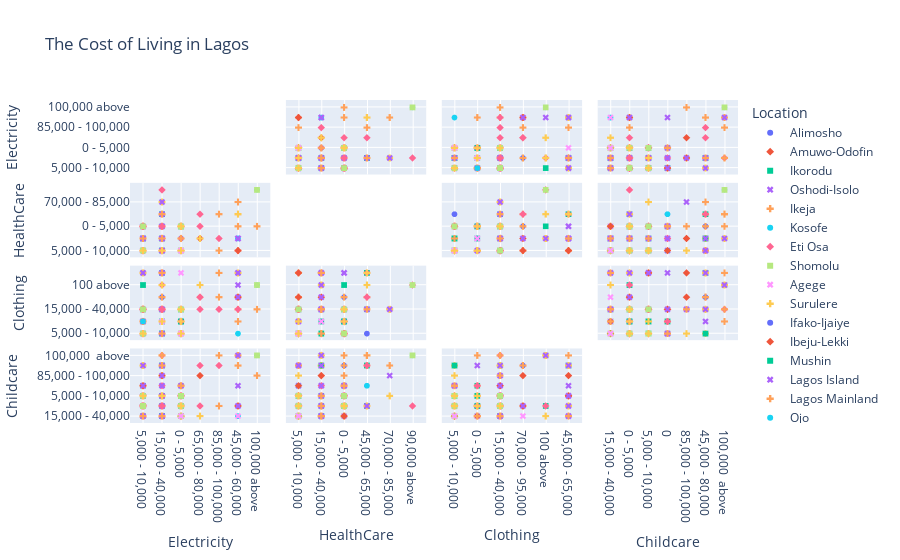

The notebook cell this image was saved under:
### Markdown cell above
Inference

From the above plot, Comparing Accommodation, Transportation, and Feeding indicators shows that the monthly cost of Feeding is higher than the cost of Accommodation and Transportation across various Local Government areas of lagos state. This means that earners spend a higher fraction of their Monthly income on Feeding. Also, the monthly cost of Accommodation is higher compared to the monthly cost of Transportation.

### Code cell
# Plotting a scatter matrix for Electricity, HealthCare, Clothing, and  "Childcare across areas in Lagos state

fig = px.scatter_matrix(cl_df,
    dimensions=["Electricity", "HealthCare", "Clothing", "Childcare"],
    color="Location", symbol="Location",
    title="The Cost of Living in Lagos",)
    
fig.update_traces(diagonal_visible=False)

fig.show()

### Figure 1 — Plotly figure (JSON) as saved in the notebook; plotly's stock layout.template omitted (floating-point values rounded to 4 significant figures)
{"data": [{"diagonal": {"visible": false}, "dimensions": [{"axis": {"matches": true}, "label": "Electricity", "values": ["5,000 - 10,000", "5,000 - 10,000", "5,000 - 10,000", "5,000 - 10,000", "5,000 - 10,000", "5,000 - 10,000", "15,000 - 40,000", "0 - 5,000", "15,000 - 40,000", "5,000 - 10,000", "0 - 5,000"]}, {"axis": {"matches": true}, "label": "HealthCare", "values": ["5,000 - 10,000", "15,000 - 40,000", "0 - 5,000", "5,000 - 10,000", "0 - 5,000", "5,000 - 10,000", "5,000 - 10,000", "0 - 5,000", "45,000 - 65,000", "5,000 - 10,000", "15,000 - 40,000"]}, {"axis": {"matches": true}, "label": "Clothing", "values": ["5,000 - 10,000", "0 - 5,000", "15,000 - 40,000", "5,000 - 10,000", "5,000 - 10,000", "5,000 - 10,000", "5,000 - 10,000", "0 - 5,000", "5,000 - 10,000", "5,000 - 10,000", "15,000 - 40,000"]}, {"axis": {"matches": true}, "label": "Childcare", "values": ["15,000 - 40,000", "15,000 - 40,000", "0 - 5,000", "0 - 5,000", "0 - 5,000", "0 - 5,000", "5,000 - 10,000", "0 - 5,000", 0, "0 - 5,000", "0 - 5,000"]}], "hovertemplate": "Location=Alimosho<br>%{xaxis.title.text}=%{x}<br>%{yaxis.title.text}=%{y}<extra></extra>", "legendgroup": "Alimosho", "marker": {"color": "#636efa", "symbol": "circle"}, "name": "Alimosho", "showlegend": true, "type": "splom"}, {"diagonal": {"visible": false}, "dimensions": [{"axis": {"matches": true}, "label": "Electricity", "values": ["0 - 5,000", "15,000 - 40,000", "65,000 - 80,000", "0 - 5,000", "0 - 5,000", "0 - 5,000", "0 - 5,000", "5,000 - 10,000", "0 - 5,000", "0 - 5,000", "5,000 - 10,000", "0 - 5,000", "0 - 5,000", "0 - 5,000"]}, {"axis": {"matches": true}, "label": "HealthCare", "values": ["0 - 5,000", "15,000 - 40,000", "15,000 - 40,000", "0 - 5,000", "15,000 - 40,000", "0 - 5,000", "5,000 - 10,000", "5,000 - 10,000", "5,000 - 10,000", "5,000 - 10,000", "0 - 5,000", "0 - 5,000", "5,000 - 10,000", "5,000 - 10,000"]}, {"axis": {"matches": true}, "label": "Clothing", "values": ["5,000 - 10,000", "15,000 - 40,000", "70,000 - 95,000", "0 - 5,000", "15,000 - 40,000", "0 - 5,000", "5,000 - 10,000", "5,000 - 10,000", "5,000 - 10,000", "5,000 - 10,000", "5,000 - 10,000", "15,000 - 40,000", "0 - 5,000", "5,000 - 10,000"]}, {"axis": {"matches": true}, "label": "Childcare", "values": ["0 - 5,000", "0 - 5,000", "85,000 - 100,000", "0 - 5,000", "0 - 5,000", "5,000 - 10,000", "15,000 - 40,000", "0 - 5,000", "15,000 - 40,000", "5,000 - 10,000", "0 - 5,000", "0 - 5,000", "0 - 5,000", "5,000 - 10,000"]}], "hovertemplate": "Location=Amuwo-Odofin<br>%{xaxis.title.text}=%{x}<br>%{yaxis.title.text}=%{y}<extra></extra>", "legendgroup": "Amuwo-Odofin", "marker": {"color": "#EF553B", "symbol": "diamond"}, "name": "Amuwo-Odofin", "showlegend": true, "type": "splom"}, {"diagonal": {"visible": false}, "dimensions": [{"axis": {"matches": true}, "label": "Electricity", "values": ["5,000 - 10,000", "5,000 - 10,000", "5,000 - 10,000", "5,000 - 10,000", "5,000 - 10,000", "15,000 - 40,000", "0 - 5,000", "5,000 - 10,000", "5,000 - 10,000", "15,000 - 40,000", "0 - 5,000", "0 - 5,000", "0 - 5,000", "0 - 5,000", "0 - 5,000", "15,000 - 40,000", "0 - 5,000", "5,000 - 10,000", "15,000 - 40,000", "15,000 - 40,000", "5,000 - 10,000", "0 - 5,000", "15,000 - 40,000", "0 - 5,000", "0 - 5,000"]}, {"axis": {"matches": true}, "label": "HealthCare", "values": ["5,000 - 10,000", "0 - 5,000", "5,000 - 10,000", "15,000 - 40,000", "0 - 5,000", "45,000 - 65,000", "0 - 5,000", "0 - 5,000", "0 - 5,000", "15,000 - 40,000", "0 - 5,000", "5,000 - 10,000", "5,000 - 10,000", "0 - 5,000", "5,000 - 10,000", "45,000 - 65,000", "5,000 - 10,000", "15,000 - 40,000", "15,000 - 40,000", "15,000 - 40,000", "5,000 - 10,000", "0 - 5,000", "5,000 - 10,000", "0 - 5,000", "0 - 5,000"]}, {"axis": {"matches": true}, "label": "Clothing", "values": ["15,000 - 40,000", "100 above", "5,000 - 10,000", "15,000 - 40,000", "5,000 - 10,000", "45,000 - 65,000", "5,000 - 10,000", "15,000 - 40,000", "0 - 5,000", "0 - 5,000", "0 - 5,000", "5,000 - 10,000", "15,000 - 40,000", "15,000 - 40,000", "15,000 - 40,000", "15,000 - 40,000", "5,000 - 10,000", "15,000 - 40,000", "5,000 - 10,000", "15,000 - 40,000", "15,000 - 40,000", "15,000 - 40,000", "15,000 - 40,000", "0 - 5,000", "5,000 - 10,000"]}, {"axis": {"matches": true}, "label": "Childcare", "values": ["0 - 5,000", "0 - 5,000", "0 - 5,000", "15,000 - 40,000", "0 - 5,000", "45,000 - 80,000", "0 - 5,000", "0 - 5,000", 0, "15,000 - 40,000", "0 - 5,000", "0 - 5,000", "15,000 - 40,000", "0 - 5,000", "5,000 - 10,000", "0 - 5,000", "0 - 5,000", "5,000 - 10,000", "0 - 5,000", "15,000 - 40,000", "5,000 - 10,000", "5,000 - 10,000", "15,000 - 40,000", "5,000 - 10,000", "5,000 - 10,000"]}], "hovertemplate": "Location=Ikorodu<br>%{xaxis.title.text}=%{x}<br>%{yaxis.title.text}=%{y}<extra></extra>", "legendgroup": "Ikorodu", "marker": {"color": "#00cc96", "symbol": "square"}, "name": "Ikorodu", "showlegend": true, "type": "splom"}, {"diagonal": {"visible": false}, "dimensions": [{"axis": {"matches": true}, "label": "Electricity", "values": ["5,000 - 10,000", "0 - 5,000", "15,000 - 40,000", "5,000 - 10,000", "5,000 - 10,000", "5,000 - 10,000", "0 - 5,000", "5,000 - 10,000", "5,000 - 10,000", "0 - 5,000"]}, {"axis": {"matches": true}, "label": "HealthCare", "values": ["0 - 5,000", "0 - 5,000", "5,000 - 10,000", "0 - 5,000", "5,000 - 10,000", "5,000 - 10,000", "5,000 - 10,000", "15,000 - 40,000", "15,000 - 40,000", "0 - 5,000"]}, {"axis": {"matches": true}, "label": "Clothing", "values": ["0 - 5,000", "0 - 5,000", "15,000 - 40,000", "45,000 - 65,000", "5,000 - 10,000", "5,000 - 10,000", "15,000 - 40,000", "15,000 - 40,000", "0 - 5,000", "0 - 5,000"]}, {"axis": {"matches": true}, "label": "Childcare", "values": ["0 - 5,000", "0 - 5,000", "15,000 - 40,000", "5,000 - 10,000", 0, "15,000 - 40,000", "15,000 - 40,000", "15,000 - 40,000", "0 - 5,000", "0 - 5,000"]}], "hovertemplate": "Location=Oshodi-Isolo<br>%{xaxis.title.text}=%{x}<br>%{yaxis.title.text}=%{y}<extra></extra>", "legendgroup": "Oshodi-Isolo", "marker": {"color": "#ab63fa", "symbol": "x"}, "name": "Oshodi-Isolo", "showlegend": true, "type": "splom"}, {"diagonal": {"visible": false}, "dimensions": [{"axis": {"matches": true}, "label": "Electricity", "values": ["15,000 - 40,000", "15,000 - 40,000", "5,000 - 10,000", "15,000 - 40,000", "85,000 - 100,000", "0 - 5,000", "0 - 5,000", "5,000 - 10,000", "0 - 5,000", "5,000 - 10,000", "5,000 - 10,000", "15,000 - 40,000", "45,000 - 60,000", "5,000 - 10,000", "15,000 - 40,000", "15,000 - 40,000", "45,000 - 60,000", "5,000 - 10,000", "15,000 - 40,000", "5,000 - 10,000", "15,000 - 40,000", "45,000 - 60,000", "45,000 - 60,000", "5,000 - 10,000", "0 - 5,000", "5,000 - 10,000", "0 - 5,000", "5,000 - 10,000", "85,000 - 100,000", "5,000 - 10,000", "5,000 - 10,000", "5,000 - 10,000", "5,000 - 10,000", "0 - 5,000", "0 - 5,000"]}, {"axis": {"matches": true}, "label": "HealthCare", "values": ["0 - 5,000", "15,000 - 40,000", "15,000 - 40,000", "15,000 - 40,000", "45,000 - 65,000", "0 - 5,000", "0 - 5,000", "15,000 - 40,000", "0 - 5,000", "5,000 - 10,000", "5,000 - 10,000", "5,000 - 10,000", "70,000 - 85,000", "0 - 5,000", "0 - 5,000", "5,000 - 10,000", "0 - 5,000", "0 - 5,000", "5,000 - 10,000", "5,000 - 10,000", "15,000 - 40,000", "45,000 - 65,000", "5,000 - 10,000", "5,000 - 10,000", "0 - 5,000", "5,000 - 10,000", "0 - 5,000", "5,000 - 10,000", "5,000 - 10,000", "0 - 5,000", "5,000 - 10,000", "5,000 - 10,000", "5,000 - 10,000", "5,000 - 10,000", "5,000 - 10,000"]}, {"axis": {"matches": true}, "label": "Clothing", "values": ["5,000 - 10,000", "15,000 - 40,000", "15,000 - 40,000", "5,000 - 10,000", "45,000 - 65,000", "0 - 5,000", "0 - 5,000", "5,000 - 10,000", "0 - 5,000", "15,000 - 40,000", "15,000 - 40,000", "15,000 - 40,000", "15,000 - 40,000", "5,000 - 10,000", "0 - 5,000", "45,000 - 65,000", "0 - 5,000", "0 - 5,000", "70,000 - 95,000", "15,000 - 40,000", "45,000 - 65,000", "70,000 - 95,000", "45,000 - 65,000", "15,000 - 40,000", "5,000 - 10,000", "15,000 - 40,000", "5,000 - 10,000", "15,000 - 40,000", "70,000 - 95,000", "5,000 - 10,000", "15,000 - 40,000", "15,000 - 40,000", "0 - 5,000", "5,000 - 10,000", "5,000 - 10,000"]}, {"axis": {"matches": true}, "label": "Childcare", "values": ["15,000 - 40,000", "15,000 - 40,000", "15,000 - 40,000", "0 - 5,000", "100,000  above", "0 - 5,000", "0 - 5,000", "15,000 - 40,000", "0 - 5,000", "0 - 5,000", "5,000 - 10,000", "15,000 - 40,000", "45,000 - 80,000", "5,000 - 10,000", "0 - 5,000", "5,000 - 10,000", "100,000  above", 0, "45,000 - 80,000", "5,000 - 10,000", "45,000 - 80,000", "45,000 - 80,000", "45,000 - 80,000", "0 - 5,000", "0 - 5,000", "15,000 - 40,000", "0 - 5,000", "15,000 - 40,000", "0 - 5,000", "0 - 5,000", "5,000 - 10,000", "5,000 - 10,000", "15,000 - 40,000", "0 - 5,000", "5,000 - 10,000"]}], "hovertemplate": "Location=Ikeja<br>%{xaxis.title.text}=%{x}<br>%{yaxis.title.text}=%{y}<extra></extra>", "legendgroup": "Ikeja", "marker": {"color": "#FFA15A", "symbol": "cross"}, "name": "Ikeja", "showlegend": true, "type": "splom"}, {"diagonal": {"visible": false}, "dimensions": [{"axis": {"matches": true}, "label": "Electricity", "values": ["5,000 - 10,000", "5,000 - 10,000", "5,000 - 10,000", "45,000 - 60,000", "5,000 - 10,000", "0 - 5,000", "0 - 5,000", "15,000 - 40,000", "0 - 5,000", "5,000 - 10,000", "5,000 - 10,000", "15,000 - 40,000", "5,000 - 10,000", "15,000 - 40,000", "100,000 above", "5,000 - 10,000", "5,000 - 10,000", "0 - 5,000", "0 - 5,000"]}, {"axis": {"matches": true}, "label": "HealthCare", "values": ["0 - 5,000", "5,000 - 10,000", "0 - 5,000", "15,000 - 40,000", "0 - 5,000", "0 - 5,000", "0 - 5,000", "45,000 - 65,000", "15,000 - 40,000", "0 - 5,000", "5,000 - 10,000", "0 - 5,000", "0 - 5,000", "0 - 5,000", "90,000 above", "0 - 5,000", "5,000 - 10,000", "0 - 5,000", "5,000 - 10,000"]}, {"axis": {"matches": true}, "label": "Clothing", "values": ["0 - 5,000", "15,000 - 40,000", "5,000 - 10,000", "5,000 - 10,000", "0 - 5,000", "0 - 5,000", "5,000 - 10,000", "15,000 - 40,000", "5,000 - 10,000", "5,000 - 10,000", "0 - 5,000", "5,000 - 10,000", "5,000 - 10,000", "15,000 - 40,000", "100 above", "5,000 - 10,000", "15,000 - 40,000", "0 - 5,000", "5,000 - 10,000"]}, {"axis": {"matches": true}, "label": "Childcare", "values": ["0 - 5,000", 0, "0 - 5,000", "15,000 - 40,000", "15,000 - 40,000", "15,000 - 40,000", "0 - 5,000", 0, "0 - 5,000", "0 - 5,000", "0 - 5,000", "15,000 - 40,000", 0, "15,000 - 40,000", "100,000  above", "0 - 5,000", "0 - 5,000", "0 - 5,000", "15,000 - 40,000"]}], "hovertemplate": "Location=Kosofe<br>%{xaxis.title.text}=%{x}<br>%{yaxis.title.text}=%{y}<extra></extra>", "legendgroup": "Kosofe", "marker": {"color": "#19d3f3", "symbol": "circle"}, "name": "Kosofe", "showlegend": true, "type": "splom"}, {"diagonal": {"visible": false}, "dimensions": [{"axis": {"matches": true}, "label": "Electricity", "values": ["15,000 - 40,000", "65,000 - 80,000", "15,000 - 40,000", "0 - 5,000", "0 - 5,000", "45,000 - 60,000", "0 - 5,000", "0 - 5,000", "15,000 - 40,000", "0 - 5,000", "15,000 - 40,000", "85,000 - 100,000", "15,000 - 40,000", "15,000 - 40,000", "5,000 - 10,000", "15,000 - 40,000", "5,000 - 10,000", "5,000 - 10,000", "65,000 - 80,000", "5,000 - 10,000", "15,000 - 40,000", "5,000 - 10,000", "15,000 - 40,000", "15,000 - 40,000", "5,000 - 10,000", "5,000 - 10,000", "5,000 - 10,000", "5,000 - 10,000", "15,000 - 40,000", "0 - 5,000"]}, {"axis": {"matches": true}, "label": "HealthCare", "values": ["5,000 - 10,000", "0 - 5,000", "5,000 - 10,000", "0 - 5,000", "0 - 5,000", "5,000 - 10,000", "15,000 - 40,000", "15,000 - 40,000", "90,000 above", "0 - 5,000", "45,000 - 65,000", "15,000 - 40,000", "15,000 - 40,000", "0 - 5,000", "0 - 5,000", "15,000 - 40,000", "5,000 - 10,000", "5,000 - 10,000", "45,000 - 65,000", "5,000 - 10,000", "5,000 - 10,000", "5,000 - 10,000", "5,000 - 10,000", "15,000 - 40,000", "0 - 5,000", "15,000 - 40,000", "0 - 5,000", "5,000 - 10,000", "15,000 - 40,000", "0 - 5,000"]}, {"axis": {"matches": true}, "label": "Clothing", "values": ["5,000 - 10,000", "15,000 - 40,000", "5,000 - 10,000", "0 - 5,000", "5,000 - 10,000", "15,000 - 40,000", "15,000 - 40,000", "15,000 - 40,000", "100 above", "0 - 5,000", "45,000 - 65,000", "15,000 - 40,000", "5,000 - 10,000", "0 - 5,000", "15,000 - 40,000", "15,000 - 40,000", "45,000 - 65,000", "15,000 - 40,000", "70,000 - 95,000", "15,000 - 40,000", "15,000 - 40,000", "0 - 5,000", "15,000 - 40,000", "15,000 - 40,000", "0 - 5,000", "5,000 - 10,000", "15,000 - 40,000", "15,000 - 40,000", "15,000 - 40,000", "5,000 - 10,000"]}, {"axis": {"matches": true}, "label": "Childcare", "values": ["0 - 5,000", "0 - 5,000", "0 - 5,000", 0, "0 - 5,000", "0 - 5,000", "0 - 5,000", 0, "0 - 5,000", "5,000 - 10,000", "0 - 5,000", "45,000 - 80,000", "0 - 5,000", "0 - 5,000", "15,000 - 40,000", "100,000  above", "0 - 5,000", "5,000 - 10,000", "45,000 - 80,000", "15,000 - 40,000", "0 - 5,000", "0 - 5,000", "0 - 5,000", 0, "0 - 5,000", "5,000 - 10,000", "0 - 5,000", "5,000 - 10,000", "5,000 - 10,000", "5,000 - 10,000"]}], "hovertemplate": "Location=Eti Osa<br>%{xaxis.title.text}=%{x}<br>%{yaxis.title.text}=%{y}<extra></extra>", "legendgroup": "Eti Osa", "marker": {"color": "#FF6692", "symbol": "diamond"}, "name": "Eti Osa", "showlegend": true, "type": "splom"}, {"diagonal": {"visible": false}, "dimensions": [{"axis": {"matches": true}, "label": "Electricity", "values": ["15,000 - 40,000", "0 - 5,000", "5,000 - 10,000", "5,000 - 10,000", "0 - 5,000", "0 - 5,000", "5,000 - 10,000", "5,000 - 10,000", "100,000 above", "5,000 - 10,000", "15,000 - 40,000", "0 - 5,000", "0 - 5,000"]}, {"axis": {"matches": true}, "label": "HealthCare", "values": ["15,000 - 40,000", "0 - 5,000", "0 - 5,000", "0 - 5,000", "0 - 5,000", "0 - 5,000", "5,000 - 10,000", "0 - 5,000", "90,000 above", "0 - 5,000", "0 - 5,000", "5,000 - 10,000", "0 - 5,000"]}, {"axis": {"matches": true}, "label": "Clothing", "values": ["15,000 - 40,000", "5,000 - 10,000", "0 - 5,000", "0 - 5,000", "5,000 - 10,000", "0 - 5,000", "15,000 - 40,000", "5,000 - 10,000", "100 above", "5,000 - 10,000", "15,000 - 40,000", "5,000 - 10,000", "5,000 - 10,000"]}, {"axis": {"matches": true}, "label": "Childcare", "values": ["45,000 - 80,000", 0, "0 - 5,000", "0 - 5,000", "0 - 5,000", "15,000 - 40,000", "15,000 - 40,000", "0 - 5,000", "100,000  above", "0 - 5,000", "0 - 5,000", "0 - 5,000", "0 - 5,000"]}], "hovertemplate": "Location=Shomolu<br>%{xaxis.title.text}=%{x}<br>%{yaxis.title.text}=%{y}<extra></extra>", "legendgroup": "Shomolu", "marker": {"color": "#B6E880", "symbol": "square"}, "name": "Shomolu", "showlegend": true, "type": "splom"}, {"diagonal": {"visible": false}, "dimensions": [{"axis": {"matches": true}, "label": "Electricity", "values": ["0 - 5,000", "45,000 - 60,000", "0 - 5,000", "0 - 5,000", "0 - 5,000", "0 - 5,000", "15,000 - 40,000", "0 - 5,000", "0 - 5,000", "0 - 5,000"]}, {"axis": {"matches": true}, "label": "HealthCare", "values": ["5,000 - 10,000", "15,000 - 40,000", "0 - 5,000", "0 - 5,000", "5,000 - 10,000", "5,000 - 10,000", "15,000 - 40,000", "0 - 5,000", "0 - 5,000", "0 - 5,000"]}, {"axis": {"matches": true}, "label": "Clothing", "values": ["15,000 - 40,000", "70,000 - 95,000", "0 - 5,000", "5,000 - 10,000", "15,000 - 40,000", "5,000 - 10,000", "0 - 5,000", "45,000 - 65,000", "5,000 - 10,000", "0 - 5,000"]}, {"axis": {"matches": true}, "label": "Childcare", "values": ["15,000 - 40,000", "15,000 - 40,000", "5,000 - 10,000", "15,000 - 40,000", "5,000 - 10,000", "15,000 - 40,000", "15,000 - 40,000", "0 - 5,000", "0 - 5,000", "5,000 - 10,000"]}], "hovertemplate": "Location=Agege<br>%{xaxis.title.text}=%{x}<br>%{yaxis.title.text}=%{y}<extra></extra>", "legendgroup": "Agege", "marker": {"color": "#FF97FF", "symbol": "x"}, "name": "Agege", "showlegend": true, "type": "splom"}, {"diagonal": {"visible": false}, "dimensions": [{"axis": {"matches": true}, "label": "Electricity", "values": ["5,000 - 10,000", "5,000 - 10,000", "0 - 5,000", "5,000 - 10,000", "5,000 - 10,000", "0 - 5,000", "0 - 5,000", "15,000 - 40,000", "5,000 - 10,000", "5,000 - 10,000", "15,000 - 40,000", "15,000 - 40,000", "65,000 - 80,000", "0 - 5,000", "15,000 - 40,000", "15,000 - 40,000", "45,000 - 60,000", "15,000 - 40,000", "5,000 - 10,000", "15,000 - 40,000", "0 - 5,000", "5,000 - 10,000", "15,000 - 40,000", "15,000 - 40,000", "0 - 5,000", "5,000 - 10,000", "0 - 5,000", "5,000 - 10,000", "5,000 - 10,000", "5,000 - 10,000", "15,000 - 40,000"]}, {"axis": {"matches": true}, "label": "HealthCare", "values": ["0 - 5,000", "15,000 - 40,000", "0 - 5,000", "0 - 5,000", "0 - 5,000", "0 - 5,000", "0 - 5,000", "0 - 5,000", "0 - 5,000", "15,000 - 40,000", "15,000 - 40,000", "5,000 - 10,000", "15,000 - 40,000", "0 - 5,000", "45,000 - 65,000", "15,000 - 40,000", "45,000 - 65,000", "5,000 - 10,000", "5,000 - 10,000", "5,000 - 10,000", "0 - 5,000", "0 - 5,000", "70,000 - 85,000", "15,000 - 40,000", "0 - 5,000", "0 - 5,000", "0 - 5,000", "0 - 5,000", "15,000 - 40,000", "15,000 - 40,000", "5,000 - 10,000"]}, {"axis": {"matches": true}, "label": "Clothing", "values": ["5,000 - 10,000", "45,000 - 65,000", "5,000 - 10,000", "0 - 5,000", "0 - 5,000", "5,000 - 10,000", "0 - 5,000", "0 - 5,000", "0 - 5,000", "5,000 - 10,000", "15,000 - 40,000", "5,000 - 10,000", "100 above", "15,000 - 40,000", "100 above", "100 above", "45,000 - 65,000", "45,000 - 65,000", "15,000 - 40,000", "15,000 - 40,000", "0 - 5,000", "15,000 - 40,000", "15,000 - 40,000", "45,000 - 65,000", "5,000 - 10,000", "0 - 5,000", "0 - 5,000", "5,000 - 10,000", "15,000 - 40,000", "5,000 - 10,000", "15,000 - 40,000"]}, {"axis": {"matches": true}, "label": "Childcare", "values": ["0 - 5,000", "45,000 - 80,000", "0 - 5,000", "0 - 5,000", "0 - 5,000", "0 - 5,000", "0 - 5,000", "5,000 - 10,000", "0 - 5,000", "45,000 - 80,000", "45,000 - 80,000", "85,000 - 100,000", "15,000 - 40,000", "0 - 5,000", "100,000  above", "100,000  above", "0 - 5,000", "0 - 5,000", "0 - 5,000", "5,000 - 10,000", "15,000 - 40,000", "0 - 5,000", "5,000 - 10,000", "45,000 - 80,000", "15,000 - 40,000", "15,000 - 40,000", "0 - 5,000", "0 - 5,000", "5,000 - 10,000", "0 - 5,000", "15,000 - 40,000"]}], "hovertemplate": "Location=Surulere<br>%{xaxis.title.text}=%{x}<br>%{yaxis.title.text}=%{y}<extra></extra>", "legendgroup": "Surulere", "marker": {"color": "#FECB52", "symbol": "cross"}, "name": "Surulere", "showlegend": true, "type": "splom"}, {"diagonal": {"visible": false}, "dimensions": [{"axis": {"matches": true}, "label": "Electricity", "values": ["5,000 - 10,000", "0 - 5,000", "0 - 5,000", "5,000 - 10,000", "5,000 - 10,000", "5,000 - 10,000", "0 - 5,000", "0 - 5,000", "15,000 - 40,000", "5,000 - 10,000", "5,000 - 10,000", "5,000 - 10,000", "5,000 - 10,000", "0 - 5,000"]}, {"axis": {"matches": true}, "label": "HealthCare", "values": ["5,000 - 10,000", "5,000 - 10,000", "0 - 5,000", "0 - 5,000", "5,000 - 10,000", "0 - 5,000", "0 - 5,000", "0 - 5,000", "0 - 5,000", "5,000 - 10,000", "5,000 - 10,000", "0 - 5,000", "5,000 - 10,000", "5,000 - 10,000"]}, {"axis": {"matches": true}, "label": "Clothing", "values": ["5,000 - 10,000", "0 - 5,000", "5,000 - 10,000", "5,000 - 10,000", "0 - 5,000", "0 - 5,000", "0 - 5,000", "0 - 5,000", "70,000 - 95,000", "0 - 5,000", "15,000 - 40,000", "15,000 - 40,000", "15,000 - 40,000", "5,000 - 10,000"]}, {"axis": {"matches": true}, "label": "Childcare", "values": ["5,000 - 10,000", "0 - 5,000", "0 - 5,000", "0 - 5,000", "15,000 - 40,000", "15,000 - 40,000", "15,000 - 40,000", "0 - 5,000", "45,000 - 80,000", "5,000 - 10,000", "15,000 - 40,000", "0 - 5,000", "15,000 - 40,000", "15,000 - 40,000"]}], "hovertemplate": "Location=Ifako-Ijaiye<br>%{xaxis.title.text}=%{x}<br>%{yaxis.title.text}=%{y}<extra></extra>", "legendgroup": "Ifako-Ijaiye", "marker": {"color": "#636efa", "symbol": "circle"}, "name": "Ifako-Ijaiye", "showlegend": true, "type": "splom"}, {"diagonal": {"visible": false}, "dimensions": [{"axis": {"matches": true}, "label": "Electricity", "values": ["5,000 - 10,000", "15,000 - 40,000", "45,000 - 60,000", "5,000 - 10,000", "5,000 - 10,000", "0 - 5,000", "0 - 5,000", "0 - 5,000", "15,000 - 40,000", "15,000 - 40,000", "5,000 - 10,000", "15,000 - 40,000", "15,000 - 40,000", "15,000 - 40,000", "15,000 - 40,000"]}, {"axis": {"matches": true}, "label": "HealthCare", "values": ["5,000 - 10,000", "15,000 - 40,000", "5,000 - 10,000", "0 - 5,000", "0 - 5,000", "5,000 - 10,000", "0 - 5,000", "5,000 - 10,000", "15,000 - 40,000", "5,000 - 10,000", "0 - 5,000", "5,000 - 10,000", "5,000 - 10,000", "15,000 - 40,000", "5,000 - 10,000"]}, {"axis": {"matches": true}, "label": "Clothing", "values": ["15,000 - 40,000", "45,000 - 65,000", "70,000 - 95,000", "0 - 5,000", "15,000 - 40,000", "5,000 - 10,000", "0 - 5,000", "15,000 - 40,000", "15,000 - 40,000", "15,000 - 40,000", "15,000 - 40,000", "45,000 - 65,000", "15,000 - 40,000", "45,000 - 65,000", "45,000 - 65,000"]}, {"axis": {"matches": true}, "label": "Childcare", "values": [0, "85,000 - 100,000", "0 - 5,000", "0 - 5,000", "0 - 5,000", "15,000 - 40,000", "15,000 - 40,000", "0 - 5,000", "0 - 5,000", "0 - 5,000", "5,000 - 10,000", "5,000 - 10,000", "0 - 5,000", "15,000 - 40,000", "5,000 - 10,000"]}], "hovertemplate": "Location=Ibeju-Lekki<br>%{xaxis.title.text}=%{x}<br>%{yaxis.title.text}=%{y}<extra></extra>", "legendgroup": "Ibeju-Lekki", "marker": {"color": "#EF553B", "symbol": "diamond"}, "name": "Ibeju-Lekki", "showlegend": true, "type": "splom"}, {"diagonal": {"visible": false}, "dimensions": [{"axis": {"matches": true}, "label": "Electricity", "values": ["15,000 - 40,000", "15,000 - 40,000", "0 - 5,000", "0 - 5,000", "0 - 5,000", "0 - 5,000", "0 - 5,000"]}, {"axis": {"matches": true}, "label": "HealthCare", "values": ["15,000 - 40,000", "5,000 - 10,000", "0 - 5,000", "0 - 5,000", "0 - 5,000", "0 - 5,000", "0 - 5,000"]}, {"axis": {"matches": true}, "label": "Clothing", "values": ["5,000 - 10,000", "5,000 - 10,000", "15,000 - 40,000", "0 - 5,000", "0 - 5,000", "15,000 - 40,000", "0 - 5,000"]}, {"axis": {"matches": true}, "label": "Childcare", "values": ["45,000 - 80,000", "5,000 - 10,000", "0 - 5,000", "0 - 5,000", "0 - 5,000", "0 - 5,000", "5,000 - 10,000"]}], "hovertemplate": "Location=Mushin<br>%{xaxis.title.text}=%{x}<br>%{yaxis.title.text}=%{y}<extra></extra>", "legendgroup": "Mushin", "marker": {"color": "#00cc96", "symbol": "square"}, "name": "Mushin", "showlegend": true, "type": "splom"}, {"diagonal": {"visible": false}, "dimensions": [{"axis": {"matches": true}, "label": "Electricity", "values": ["5,000 - 10,000", "5,000 - 10,000", "5,000 - 10,000", "5,000 - 10,000", "5,000 - 10,000", "15,000 - 40,000", "5,000 - 10,000", "0 - 5,000", "45,000 - 60,000", "5,000 - 10,000", "0 - 5,000", "15,000 - 40,000", "15,000 - 40,000", "15,000 - 40,000", "45,000 - 60,000", "15,000 - 40,000", "45,000 - 60,000", "15,000 - 40,000", "15,000 - 40,000", "15,000 - 40,000", "15,000 - 40,000", "5,000 - 10,000", "15,000 - 40,000", "45,000 - 60,000", "5,000 - 10,000", "15,000 - 40,000", "5,000 - 10,000", "15,000 - 40,000", "15,000 - 40,000", "15,000 - 40,000", "5,000 - 10,000", "15,000 - 40,000", "5,000 - 10,000"]}, {"axis": {"matches": true}, "label": "HealthCare", "values": ["15,000 - 40,000", "15,000 - 40,000", "0 - 5,000", "5,000 - 10,000", "0 - 5,000", "0 - 5,000", "5,000 - 10,000", "5,000 - 10,000", "15,000 - 40,000", "5,000 - 10,000", "0 - 5,000", "0 - 5,000", "0 - 5,000", "5,000 - 10,000", "15,000 - 40,000", "5,000 - 10,000", "15,000 - 40,000", "15,000 - 40,000", "15,000 - 40,000", "70,000 - 85,000", "5,000 - 10,000", "0 - 5,000", "0 - 5,000", "15,000 - 40,000", "0 - 5,000", "45,000 - 65,000", "0 - 5,000", "15,000 - 40,000", "15,000 - 40,000", "5,000 - 10,000", "0 - 5,000", "15,000 - 40,000", "5,000 - 10,000"]}, {"axis": {"matches": true}, "label": "Clothing", "values": ["45,000 - 65,000", "15,000 - 40,000", "45,000 - 65,000", "15,000 - 40,000", "5,000 - 10,000", "5,000 - 10,000", "0 - 5,000", "15,000 - 40,000", "45,000 - 65,000", "5,000 - 10,000", "5,000 - 10,000", "15,000 - 40,000", "45,000 - 65,000", "15,000 - 40,000", "70,000 - 95,000", "15,000 - 40,000", "100 above", "15,000 - 40,000", "45,000 - 65,000", "15,000 - 40,000", "15,000 - 40,000", "15,000 - 40,000", "15,000 - 40,000", "45,000 - 65,000", "15,000 - 40,000", "15,000 - 40,000", "15,000 - 40,000", "15,000 - 40,000", "45,000 - 65,000", "15,000 - 40,000", "15,000 - 40,000", "15,000 - 40,000", "5,000 - 10,000"]}, {"axis": {"matches": true}, "label": "Childcare", "values": ["15,000 - 40,000", "15,000 - 40,000", "5,000 - 10,000", "5,000 - 10,000", 0, 0, "45,000 - 80,000", "0 - 5,000", 0, "0 - 5,000", 0, "0 - 5,000", "5,000 - 10,000", "5,000 - 10,000", "0 - 5,000", "0 - 5,000", "100,000  above", 0, "45,000 - 80,000", "85,000 - 100,000", "45,000 - 80,000", "0 - 5,000", "0 - 5,000", "0 - 5,000", "0 - 5,000", "0 - 5,000", "5,000 - 10,000", "5,000 - 10,000", "15,000 - 40,000", "15,000 - 40,000", "0 - 5,000", "15,000 - 40,000", "0 - 5,000"]}], "hovertemplate": "Location=Lagos Island<br>%{xaxis.title.text}=%{x}<br>%{yaxis.title.text}=%{y}<extra></extra>", "legendgroup": "Lagos Island", "marker": {"color": "#ab63fa", "symbol": "x"}, "name": "Lagos Island", "showlegend": true, "type": "splom"}, {"diagonal": {"visible": false}, "dimensions": [{"axis": {"matches": true}, "label": "Electricity", "values": ["0 - 5,000", "5,000 - 10,000", "5,000 - 10,000", "0 - 5,000", "0 - 5,000", "15,000 - 40,000", "5,000 - 10,000", "5,000 - 10,000", "15,000 - 40,000", "100,000 above", "5,000 - 10,000", "5,000 - 10,000", "15,000 - 40,000", "15,000 - 40,000", "15,000 - 40,000", "15,000 - 40,000", "0 - 5,000", "0 - 5,000", "15,000 - 40,000", "0 - 5,000", "0 - 5,000", "5,000 - 10,000", "5,000 - 10,000"]}, {"axis": {"matches": true}, "label": "HealthCare", "values": ["0 - 5,000", "5,000 - 10,000", "0 - 5,000", "0 - 5,000", "0 - 5,000", "45,000 - 65,000", "5,000 - 10,000", "5,000 - 10,000", "0 - 5,000", "0 - 5,000", "0 - 5,000", "5,000 - 10,000", "15,000 - 40,000", "0 - 5,000", "5,000 - 10,000", "5,000 - 10,000", "5,000 - 10,000", "15,000 - 40,000", "15,000 - 40,000", "0 - 5,000", "0 - 5,000", "15,000 - 40,000", "5,000 - 10,000"]}, {"axis": {"matches": true}, "label": "Clothing", "values": ["5,000 - 10,000", "0 - 5,000", "15,000 - 40,000", "5,000 - 10,000", "0 - 5,000", "15,000 - 40,000", "15,000 - 40,000", "0 - 5,000", "70,000 - 95,000", "15,000 - 40,000", "0 - 5,000", "0 - 5,000", "45,000 - 65,000", "5,000 - 10,000", "15,000 - 40,000", "15,000 - 40,000", "15,000 - 40,000", "5,000 - 10,000", "15,000 - 40,000", "5,000 - 10,000", "5,000 - 10,000", "15,000 - 40,000", "15,000 - 40,000"]}, {"axis": {"matches": true}, "label": "Childcare", "values": [0, "0 - 5,000", "0 - 5,000", 0, "0 - 5,000", "100,000  above", "0 - 5,000", "15,000 - 40,000", "45,000 - 80,000", "85,000 - 100,000", "0 - 5,000", "15,000 - 40,000", "15,000 - 40,000", "0 - 5,000", "15,000 - 40,000", "5,000 - 10,000", "15,000 - 40,000", "0 - 5,000", "15,000 - 40,000", "0 - 5,000", "0 - 5,000", "5,000 - 10,000", "0 - 5,000"]}], "hovertemplate": "Location=Lagos Mainland<br>%{xaxis.title.text}=%{x}<br>%{yaxis.title.text}=%{y}<extra></extra>", "legendgroup": "Lagos Mainland", "marker": {"color": "#FFA15A", "symbol": "cross"}, "name": "Lagos Mainland", "showlegend": true, "type": "splom"}, {"diagonal": {"visible": false}, "dimensions": [{"axis": {"matches": true}, "label": "Electricity", "values": ["5,000 - 10,000", "0 - 5,000", "0 - 5,000", "5,000 - 10,000"]}, {"axis": {"matches": true}, "label": "HealthCare", "values": ["0 - 5,000", "5,000 - 10,000", "0 - 5,000", "5,000 - 10,000"]}, {"axis": {"matches": true}, "label": "Clothing", "values": ["0 - 5,000", "15,000 - 40,000", "5,000 - 10,000", "5,000 - 10,000"]}, {"axis": {"matches": true}, "label": "Childcare", "values": ["0 - 5,000", "5,000 - 10,000", "5,000 - 10,000", "5,000 - 10,000"]}], "hovertemplate": "Location=Ojo<br>%{xaxis.title.text}=%{x}<br>%{yaxis.title.text}=%{y}<extra></extra>", "legendgroup": "Ojo", "marker": {"color": "#19d3f3", "symbol": "circle"}, "name": "Ojo", "showlegend": true, "type": "splom"}, {"diagonal": {"visible": false}, "dimensions": [{"axis": {"matches": true}, "label": "Electricity", "values": ["0 - 5,000", "5,000 - 10,000", "0 - 5,000", "5,000 - 10,000", "5,000 - 10,000", "15,000 - 40,000", "15,000 - 40,000", "5,000 - 10,000"]}, {"axis": {"matches": true}, "label": "HealthCare", "values": ["0 - 5,000", "5,000 - 10,000", "0 - 5,000", "0 - 5,000", "5,000 - 10,000", "0 - 5,000", "5,000 - 10,000", "0 - 5,000"]}, {"axis": {"matches": true}, "label": "Clothing", "values": ["0 - 5,000", "5,000 - 10,000", "5,000 - 10,000", "5,000 - 10,000", "15,000 - 40,000", "15,000 - 40,000", "15,000 - 40,000", "15,000 - 40,000"]}, {"axis": {"matches": true}, "label": "Childcare", "values": ["0 - 5,000", "5,000 - 10,000", "0 - 5,000", "0 - 5,000", "5,000 - 10,000", "5,000 - 10,000", "0 - 5,000", "0 - 5,000"]}], "hovertemplate": "Location=Epe<br>%{xaxis.title.text}=%{x}<br>%{yaxis.title.text}=%{y}<extra></extra>", "legendgroup": "Epe", "marker": {"color": "#FF6692", "symbol": "diamond"}, "name": "Epe", "showlegend": true, "type": "splom"}, {"diagonal": {"visible": false}, "dimensions": [{"axis": {"matches": true}, "label": "Electricity", "values": ["5,000 - 10,000", "0 - 5,000", "5,000 - 10,000", "5,000 - 10,000", "0 - 5,000", "0 - 5,000", "0 - 5,000"]}, {"axis": {"matches": true}, "label": "HealthCare", "values": ["5,000 - 10,000", "5,000 - 10,000", "0 - 5,000", "5,000 - 10,000", "0 - 5,000", "0 - 5,000", "0 - 5,000"]}, {"axis": {"matches": true}, "label": "Clothing", "values": ["15,000 - 40,000", "5,000 - 10,000", "5,000 - 10,000", "15,000 - 40,000", "15,000 - 40,000", "15,000 - 40,000", "5,000 - 10,000"]}, {"axis": {"matches": true}, "label": "Childcare", "values": ["5,000 - 10,000", "15,000 - 40,000", "0 - 5,000", "0 - 5,000", "5,000 - 10,000", "0 - 5,000", "5,000 - 10,000"]}], "hovertemplate": "Location=Badagry<br>%{xaxis.title.text}=%{x}<br>%{yaxis.title.text}=%{y}<extra></extra>", "legendgroup": "Badagry", "marker": {"color": "#B6E880", "symbol": "square"}, "name": "Badagry", "showlegend": true, "type": "splom"}, {"diagonal": {"visible": false}, "dimensions": [{"axis": {"matches": true}, "label": "Electricity", "values": ["0 - 5,000"]}, {"axis": {"matches": true}, "label": "HealthCare", "values": ["5,000 - 10,000"]}, {"axis": {"matches": true}, "label": "Clothing", "values": ["5,000 - 10,000"]}, {"axis": {"matches": true}, "label": "Childcare", "values": ["15,000 - 40,000"]}], "hovertemplate": "Location=Ajeromi-Ifelodun<br>%{xaxis.title.text}=%{x}<br>%{yaxis.title.text}=%{y}<extra></extra>", "legendgroup": "Ajeromi-Ifelodun", "marker": {"color": "#FF97FF", "symbol": "x"}, "name": "Ajeromi-Ifelodun", "showlegend": true, "type": "splom"}, {"diagonal": {"visible": false}, "dimensions": [{"axis": {"matches": true}, "label": "Electricity", "values": ["0 - 5,000", "15,000 - 40,000", "5,000 - 10,000", "0 - 5,000", "0 - 5,000"]}, {"axis": {"matches": true}, "label": "HealthCare", "values": ["0 - 5,000", "5,000 - 10,000", "5,000 - 10,000", "5,000 - 10,000", "0 - 5,000"]}, {"axis": {"matches": true}, "label": "Clothing", "values": ["0 - 5,000", "0 - 5,000", "5,000 - 10,000", "5,000 - 10,000", "15,000 - 40,000"]}, {"axis": {"matches": true}, "label": "Childcare", "values": ["0 - 5,000", "5,000 - 10,000", "5,000 - 10,000", "0 - 5,000", "0 - 5,000"]}], "hovertemplate": "Location=Apapa<br>%{xaxis.title.text}=%{x}<br>%{yaxis.title.text}=%{y}<extra></extra>", "legendgroup": "Apapa", "marker": {"color": "#FECB52", "symbol": "cross"}, "name": "Apapa", "showlegend": true, "type": "splom"}], "layout": {"dragmode": "select", "legend": {"title": {"text": "Location"}, "tracegroupgap": 0}, "title": {"text": "The Cost of Living in Lagos"}}}
